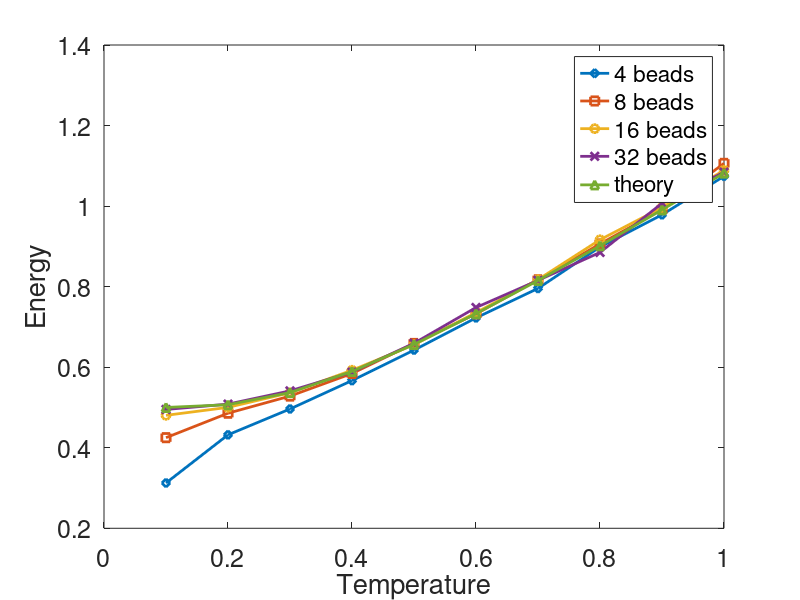

Source code (MATLAB):
clear; close all;
temperature=0.1:0.1:1; beta=1./temperature;
energy_theory=0.5+exp(-beta)./(1-exp(-beta));
C_theory=beta.^2.*exp(-beta)./(1-exp(-beta)).^2;

n_beads=32;
% energy_32beads=zeros(1,length(temperature));
% for n=1:length(temperature)
%     disp(n)
%     tic;
%     energy_32beads(n)=get_energy(n_beads,beta(n));
%     toc;
% end

%save('energy_32beads','energy_32beads');

load energy_4beads;
load energy_8beads;
load energy_16beads;
load energy_32beads;
figure;
plot(1./beta,energy_4beads,'d-','linewidth',2); hold on;
plot(1./beta,energy_8beads,'s-','linewidth',2); hold on;
plot(1./beta,energy_16beads,'o-','linewidth',2); hold on;
plot(1./beta,energy_32beads,'x-','linewidth',2); hold on;
plot(1./beta,energy_theory,'^-','linewidth',2)
xlabel('Temperature');
ylabel('Energy');
legend('4 beads','8 beads','16 beads','32 beads','theory');
set(gca,'fontsize',18);


